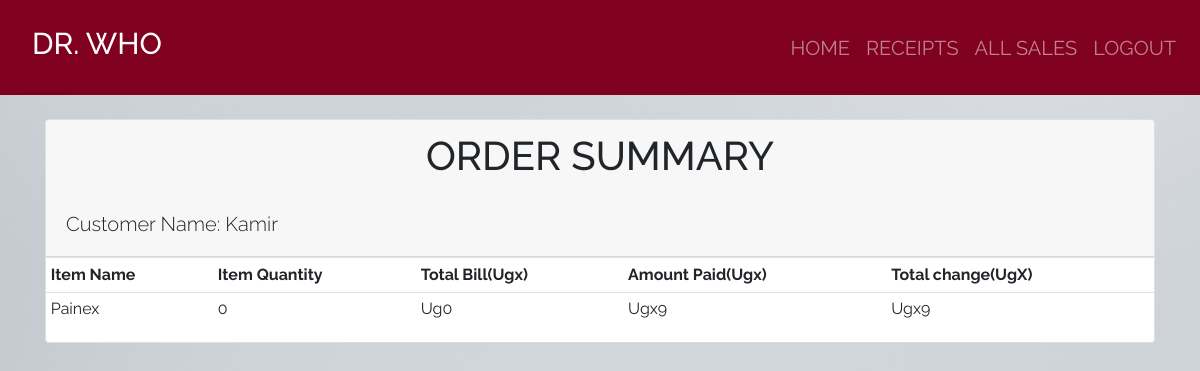
The page /reciept/12 (signed in) on the database its author committed.
### dawa/models.py (models this page shows, shortened)
class Sale(models.Model):
        item = models.ForeignKey(Product, on_delete = models.CASCADE)
        quantity = models.IntegerField(default=0, null=False, blank=True)
        amount_received = models.IntegerField(default=0, null=True, blank=True)
        issue_to = models.CharField(max_length = 50, null = True, blank = True)
        unit_price = models.IntegerField(default=0, null = False, blank = True)
        def get_total(self):
            total = self.quantity * self.unit_price
            return int(total)
        def get_change(self):
            change = self.get_total() - self.amount_received
            return abs(int(change))

class Product(models.Model):
    category_name = models.ForeignKey(Category, on_delete=models.CASCADE, null=True, blank=True)
    item_name = models.CharField(max_length = 50, null = True, blank = True)
    total_quantity = models.IntegerField(default = 0, null=True, blank = True)
    issued_quantity = models.IntegerField(default = 0, null = True, blank = True)
    recieved_quantity = models.IntegerField(default = 0, null = True, blank = True)
    unit_price = models.IntegerField(default = 0, null = True, blank = True)
    manufacture = models.CharField(max_length = 50, null = True, blank = True)
    brand = models.CharField(max_length = 50, null = True, blank = True)
    def __str__(self):
        return self.item_name

### dawa/views.py (the view)
# urls.py: path('reciept/<int:reciept_id>', views.reciept_detail, name='reciept_detail'),
@login_required
def reciept_detail(request, reciept_id):
    reciepts = Sale.objects.get(id = reciept_id)
    return render(request, 'products/reciept_detail.html', {'reciepts': reciepts})

### templates/products/reciept_detail.html
{% extends 'products/base.html'%} {% block content%}
<br />
<div class="container">
  <div class="row">
    <div class="col-md-12">
      <div class="card">
        <div class="card-header">
          <h1 class="text-center">ORDER SUMMARY</h1><br>
          <h2 class="lead">Customer Name: {{ reciepts.issue_to }}</h2>
        </div>
        <div class="card-block">
          <div class="table-responsive">
            <table class="table table-sm">
              <thead>
                <tr>
                  <td><strong>Item Name</strong></td>
                  <td class="text-xs-center"><strong>Item Quantity</strong></td>
                  <td class="text-xs-right"><strong>Total Bill(Ugx)</strong></td>
                  <td class="text-xs-right"><strong>Amount Paid(Ugx)</strong></td>
                  <td class="text-xs-right">
                    <strong>Total change(UgX)</strong>
                  </td>
                </tr>
              </thead>
              <tbody>
                <tr>
                  <td>{{reciepts.item| title}}</td>
                  <td class="text-xs-center">{{reciepts.quantity }}</td>
                  <td class="text-xs-center">Ug{{reciepts.get_total | title}}</td>
                  <td class="text-xs-right">Ugx{{ reciepts.amount_received }}</td>
                  <td class="text-xs-right">Ugx{{ reciepts.get_change }}</td>
                </tr>
              </tbody>
            </table>
          </div>
        </div>
      </div>
    </div>
  </div>
</div>
{% endblock %}

### dawa/static/css/main.css (style rules this page uses)
html,body { position: relative; overflow-x: hidden; background: url('/static/images/img6.jpg'); width: 100% !important; height: 100vh; display: table; position: relative; background-position: center; background-attachment: scroll; -o-background-size: cover; -moz-background-size: cover; -webkit-background-size: cover; background-size: cover; background-repeat: no-repeat; }
body { background-color: hsl(0, 0%, 98%); font-family: 'raleway'; }

### rows shown on the page
Sale: issue_to "Kamir", item "Painex", quantity "0", get_total "0", amount_received "9", get_change "9"
